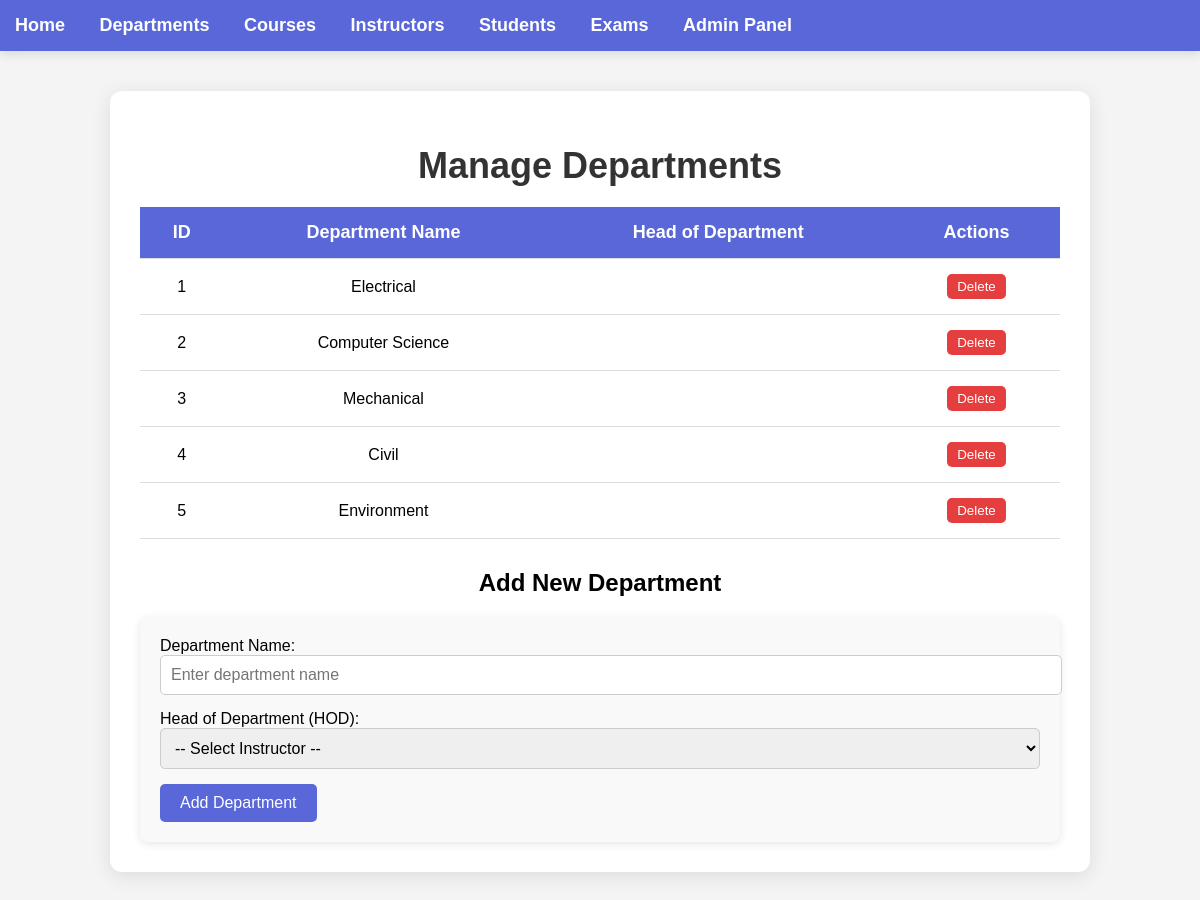
Page /admin/manage/departments on the committed database.
### model.py (models this page shows)
class Department(db.Model):
    __tablename__ = 'department'
    id = db.Column(db.Integer, primary_key=True)
    name = db.Column(db.String(100), nullable=False, unique=True)
    courses = db.relationship('Course', backref='department', lazy=True, cascade='all, delete-orphan')
    hod = db.relationship('HOD', uselist=False, back_populates='department', cascade='all, delete-orphan')

### app.py (the view, shortened to what this page needs)
@app.route('/admin/manage/departments', methods=['GET', 'POST'])
def admin_manage_departments():
    departments = Department.query.all()
    instructors = Instructor.query.all()
    return render_template('manage_departments.html', departments=departments, instructors=instructors)

### templates/manage_departments.html (shortened to what this page needs)
{% extends 'layout.html' %}
{% block content %}
<!DOCTYPE html>
<html lang="en">
<head>
</head>
<body>
    <div class="container">
        <h1>Manage Departments</h1>
        <table class="department-table">
            <thead>
                <tr>
                    <th>ID</th>
                    <th>Department Name</th>
                    <th>Head of Department</th>
                    <th>Actions</th>
                </tr>
            </thead>
            <tbody>
                {% for department in departments %}
                <tr>
                    <td>{{ department.id }}</td>
                    <td>{{ department.name }}</td>
                    <td>
                    </td>
                    <td>
                        <form action="{{ url_for('delete_department', id=department.id) }}" method="POST" style="display:inline;">
                            <button type="submit" class="delete-btn">Delete</button>
                        </form>
                    </td>
                </tr>
                {% endfor %}
            </tbody>
        </table>
        <div class="form-section">
            <h2>Add New Department</h2>
            <form action="{{ url_for('add_department') }}" method="POST">
                <label for="name">Department Name:</label>
                <input type="text" id="name" name="name" placeholder="Enter department name" required>
                <label for="head_id">Head of Department (HOD):</label>
                <select id="head_id" name="head_id">
                    <option value="">-- Select Instructor --</option>
                </select>
                <button type="submit">Add Department</button>
            </form>
        </div>
    </div>
</body>
</html>
{% endblock %}

### static/style.css (style rules this page uses)
body { font-family: Arial, sans-serif; background-color: #f0f0f5; margin: 0; padding: 0; }
.container { width: 85%; margin: 30px auto; padding: 25px; background-color: #fff; border-radius: 10px; box-shadow: 0 4px 15px rgba(0, 0, 0, 0.1); }

### templates/manage_departments.html (style rules this page uses)
body { font-family: 'Arial', sans-serif; background-color: #f4f4f4; margin: 0; padding: 0; }
.container { width: 80%; margin: 40px auto; padding: 30px; background-color: #fff; border-radius: 12px; box-shadow: 0 4px 20px rgba(0, 0, 0, 0.1); }
h1 { color: #333; font-size: 36px; text-align: center; margin-bottom: 20px; }
table { width: 100%; border-collapse: collapse; margin-bottom: 20px; }
table th, table td { padding: 15px; text-align: center; border-bottom: 1px solid #ddd; }
table th { background-color: #5a67d8; color: white; font-size: 18px; }
table td { font-size: 16px; }
.form-section { margin-top: 30px; text-align: center; }
.form-section form { display: inline-block; text-align: left; background-color: #f9f9f9; padding: 20px; border-radius: 8px; box-shadow: 0 2px 10px rgba(0, 0, 0, 0.1); }
.form-section input[type="text"], .form-section select { padding: 10px; margin-bottom: 15px; width: 100%; border-radius: 5px; border: 1px solid #ccc; font-size: 16px; }
.form-section button { padding: 10px 20px; background-color: #5a67d8; color: white; border: none; border-radius: 5px; font-size: 16px; cursor: pointer; }
.delete-btn { background-color: #e53e3e; color: white; padding: 5px 10px; border: none; border-radius: 5px; cursor: pointer; }

### rows in the picture
Department: id "1", name "Electrical"
Department: id "2", name "Computer Science"
Department: id "3", name "Mechanical"
Department: id "4", name "Civil"
Department: id "5", name "Environment"
